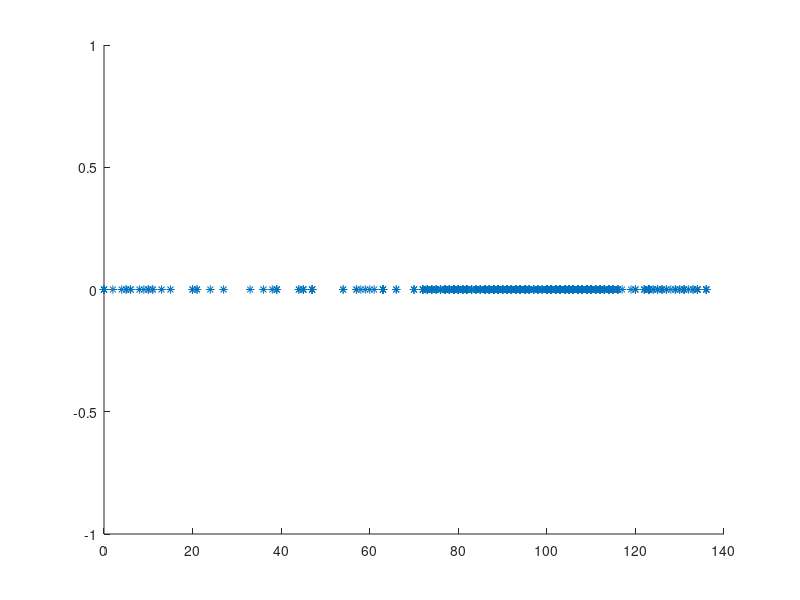

The MATLAB script that drew this image:
clear all;
close all;

% number of samples
N = 1000;
%{
% generate uniform distribution
a = 0;
b = 1;
U = a + (b-a).*rand(N,1);

% generate exponential distribution samples
lambda_exp = 0.1;
X = -(1/lambda_exp)*log(U);

x = [0:0.01:10];
cdf = zeros(1000,1);
cdf_acc = 1 - exp(-lambda_exp*x);

for m = 1:1001
	occur = sum(X <= x(m));
	cdf(m) = occur / N;
end

figure(1)
grid on;
hold on;
plot(x, cdf);
plot(x, cdf_acc, '--');
legend('Empirical cdf', 'Actual cdf');
xlabel('x');
ylabel('P({X <= x})');
title('Exponential Distribution Cdf Estimation using N = 1000');
print('-dpng', '-r300', 'hw2_8_exp_n1000.png');
%}

%{
% generate uniform distribution
a = 0;
b = 1;
U = a + (b-a).*rand(N,1);

% generate poisson distribution samples
lambda_poi = 10;
U = zeros(100,100);

for m = 1:101
	U(m) = a + (b-a).*rand(N,1);
end
%}

% generate uniform distribution
a = 0;
b = 100;
U = a + (b-a).*rand(N,1);

interval_lb = a + (b-a).*rand(N,1);
interval_hb = interval_lb + 10;

occur_pmf = zeros(1000,1);
occur = zeros(1000,1);

for m = 1:1000
	occur(m) = sum(U <= interval_hb(m) & U >= interval_lb(m));
	occur_cdf(m) = occur(m) / 1000;
end

scatter(occur, occur_pmf, '*');
